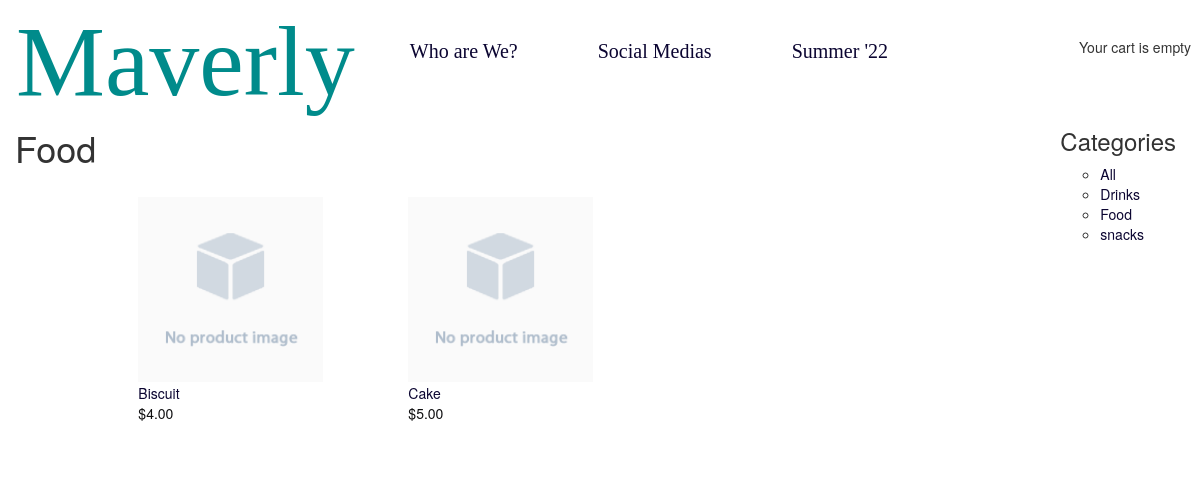
Screenshot of /food/ with the database file from the repository.
### shop/models.py (models this page shows, shortened)
class Category(models.Model):
    name = models.CharField(max_length=200, db_index=True)
    slug = models.SlugField(max_length=200, unique=True)
    class Meta:
        ordering = ('name',)
        verbose_name='category'
        verbose_name_plural = 'categories'
    def get_absolute_url(self):
        return reverse("shop:product_list_by_category", args=[self.slug])

class Product(models.Model):
    category =	models.ForeignKey(Category, related_name='products', on_delete=models.CASCADE)
    name = models.CharField(max_length=200,	db_index=True)
    slug = models.SlugField(max_length=200,	db_index=True)
    image =	models.ImageField(upload_to='products/%Y/%m/%d', blank=True)
    description	= models.TextField(blank=True)
    price =	models.DecimalField(max_digits=10,	decimal_places=2)
    available =	models.BooleanField(default=True)
    created	= models.DateTimeField(auto_now_add=True)
    updated	= models.DateTimeField(auto_now=True)
    class Meta:
        ordering = ('name',)
        index_together	=	(('id',	'slug'),)
    def get_absolute_url(self):
        return reverse("shop:product_detail", args=[self.id, self.slug])

### shop/views.py (the view)
# urls.py: path('', views.product_list, name='product_list'),
def	product_list(request, category_slug = None):
    category = None
    categories = Category.objects.all()
    products =	Product.objects.filter(available=True)
    if category_slug:
        category = get_object_or_404(Category,	slug=category_slug)
        products =	products.filter(category=category)
    return render (request, 'shop/product/list.html', {'category':	category, 'categories':	categories, 'products':	products})

### cart/cart.py (called while the page is built)
    def __len__(self):
        return sum(item['quantity'] for item in self.cart.values())

### cart/context_processors.py (called while the page is built)
def cart(request):
    return {'cart' : Cart(request)}

### shop/templates/shop/product/list.html (shortened to what this page needs)
{%	extends	"shop/base.html" %}
{%	load static	%}
{%	block content %}
		<div id="sidebar" style= "float: right;">
			<h3>Categories</h3>
			<ul>
				<li	{% if	not	category %} class="selected"{%	endif	%}>
					<a	href= "{% url 'shop:product_list'%}">All</a>
				</li>
				{%	for	c in categories	%}
					<li	{% if category.slug	==	c.slug	%}class="selected" {%	endif	%}>
					<a	href= "{{c.get_absolute_url}}">{{c.name	}}</a>
					</li>
				{%	endfor	%}
			</ul>
		</div>
		<div id="product-list"	class="container">
			<h1>{%	if	category	%}{{ category.name }}{%	else %}Products {%	endif %}</h1>
			<div clas="row">
				{%	for	product	in	products %}
					<div id="item" class="col-md-3">
						<span class ="item_img-box" >
							<a	href="{{ product.get_absolute_url}}">
							<img src="{% if	product.image%} {{product.image.url}}
							{%else%}{% static 'img/default-product.png'%} {% endif	%}">
							</a>
							<a	href="{{ product.get_absolute_url }}">{{ product.name}}</a>
							<br>${{	product.price}}
						</span>
                    </div>
                {% endfor%}
			</div>
        </div>
{% endblock%}

### static/css/style.css (style rules this page uses)
a { color: rgb(11, 5, 49); }
ul { list-style-type: circle; }
body { background-color: white !important; }
#sidebar { float: right; position: fixed; right: 2%; }
#product-list { float: left; display: flex; justify-content: left; flex-wrap: wrap; flex-direction: row; }
#item { width: 250px; height: 350px; display: flex; margin-bottom: 150px; align-items: center; margin: 0 10px 10px 10px; }
.item_img-box::after { display: flex; margin-top: 100px; flex-direction: column; align-items: center; background-color: #f8f8f8; }
.item_img-box img { width: 100%; margin-top: 100px; }
.item_img-box { display: inline-block; color: #0f0f10; padding: 2px 17px; margin-top: -30px; margin-bottom: 15px; }

### rows the page displays
Category: name "Drinks"
Category: name "Food"
Category: name "snacks"
Product: name "Biscuit", price "4.00"
Product: name "Cake", price "5.00"
